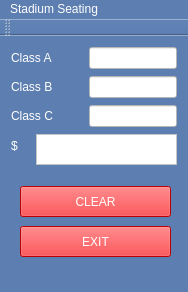
<?xml version="1.0" encoding="UTF-8"?>
<ui version="4.0">
 <class>MainWindow</class>
 <widget class="QMainWindow" name="MainWindow">
  <property name="geometry">
   <rect>
    <x>0</x>
    <y>0</y>
    <width>188</width>
    <height>292</height>
   </rect>
  </property>
  <property name="windowTitle">
   <string>MainWindow</string>
  </property>
  <property name="styleSheet">
   <string notr="true">background-color: rgb(93, 126, 176);
color: rgb(255, 255, 255);</string>
  </property>
  <widget class="QWidget" name="centralWidget">
   <widget class="QLabel" name="label">
    <property name="geometry">
     <rect>
      <x>11</x>
      <y>11</y>
      <width>71</width>
      <height>22</height>
     </rect>
    </property>
    <property name="styleSheet">
     <string notr="true">
font: 75 14pt &quot;Consolas&quot;;</string>
    </property>
    <property name="text">
     <string>Class A</string>
    </property>
   </widget>
   <widget class="QLabel" name="label_2">
    <property name="geometry">
     <rect>
      <x>11</x>
      <y>40</y>
      <width>70</width>
      <height>22</height>
     </rect>
    </property>
    <property name="styleSheet">
     <string notr="true">
font: 75 14pt &quot;Consolas&quot;;</string>
    </property>
    <property name="text">
     <string>Class B</string>
    </property>
   </widget>
   <widget class="QLabel" name="label_3">
    <property name="geometry">
     <rect>
      <x>11</x>
      <y>69</y>
      <width>70</width>
      <height>22</height>
     </rect>
    </property>
    <property name="styleSheet">
     <string notr="true">
font: 75 14pt &quot;Consolas&quot;;</string>
    </property>
    <property name="text">
     <string>Class C</string>
    </property>
   </widget>
   <widget class="QLineEdit" name="lineEdit">
    <property name="geometry">
     <rect>
      <x>89</x>
      <y>11</y>
      <width>88</width>
      <height>22</height>
     </rect>
    </property>
    <property name="styleSheet">
     <string notr="true">background-color: rgb(255, 255, 255);
color: rgb(255, 0, 4);</string>
    </property>
   </widget>
   <widget class="QLineEdit" name="lineEdit_2">
    <property name="geometry">
     <rect>
      <x>89</x>
      <y>40</y>
      <width>88</width>
      <height>22</height>
     </rect>
    </property>
    <property name="styleSheet">
     <string notr="true">background-color: rgb(255, 255, 255);
color: rgb(255, 0, 4);</string>
    </property>
   </widget>
   <widget class="QLineEdit" name="lineEdit_3">
    <property name="geometry">
     <rect>
      <x>89</x>
      <y>69</y>
      <width>88</width>
      <height>22</height>
     </rect>
    </property>
    <property name="styleSheet">
     <string notr="true">background-color: rgb(255, 255, 255);
color: rgb(255, 0, 4);</string>
    </property>
   </widget>
   <widget class="QLabel" name="label_4">
    <property name="geometry">
     <rect>
      <x>11</x>
      <y>98</y>
      <width>16</width>
      <height>24</height>
     </rect>
    </property>
    <property name="styleSheet">
     <string notr="true">color: rgb(255, 255, 255);
font: 75 16pt &quot;Consolas&quot;;</string>
    </property>
    <property name="text">
     <string>$</string>
    </property>
   </widget>
   <widget class="QTextEdit" name="textEdit">
    <property name="geometry">
     <rect>
      <x>36</x>
      <y>98</y>
      <width>141</width>
      <height>31</height>
     </rect>
    </property>
    <property name="styleSheet">
     <string notr="true">background-color: rgb(255, 255, 255);
font: 75 14pt &quot;Consolas&quot;;
color: rgb(255, 0, 4);</string>
    </property>
   </widget>
   <widget class="QPushButton" name="pushButton">
    <property name="geometry">
     <rect>
      <x>20</x>
      <y>150</y>
      <width>151</width>
      <height>31</height>
     </rect>
    </property>
    <property name="styleSheet">
     <string notr="true">background-color: rgb(255, 0, 4);
font: 75 12pt &quot;MS Shell Dlg 2&quot;;
color: rgb(255, 255, 255);</string>
    </property>
    <property name="text">
     <string>CLEAR</string>
    </property>
   </widget>
   <widget class="QPushButton" name="pushButton_2">
    <property name="geometry">
     <rect>
      <x>20</x>
      <y>190</y>
      <width>151</width>
      <height>31</height>
     </rect>
    </property>
    <property name="styleSheet">
     <string notr="true">background-color: rgb(255, 0, 4);
font: 75 12pt &quot;MS Shell Dlg 2&quot;;
color: rgb(255, 255, 255);</string>
    </property>
    <property name="text">
     <string>EXIT</string>
    </property>
   </widget>
  </widget>
  <widget class="QMenuBar" name="menuBar">
   <property name="geometry">
    <rect>
     <x>0</x>
     <y>0</y>
     <width>188</width>
     <height>20</height>
    </rect>
   </property>
   <widget class="QMenu" name="menuStadium_Seating">
    <property name="title">
     <string>Stadium Seating</string>
    </property>
   </widget>
   <addaction name="menuStadium_Seating"/>
  </widget>
  <widget class="QToolBar" name="mainToolBar">
   <attribute name="toolBarArea">
    <enum>TopToolBarArea</enum>
   </attribute>
   <attribute name="toolBarBreak">
    <bool>false</bool>
   </attribute>
  </widget>
  <widget class="QStatusBar" name="statusBar"/>
 </widget>
 <layoutdefault spacing="6" margin="11"/>
 <resources/>
 <connections/>
</ui>
